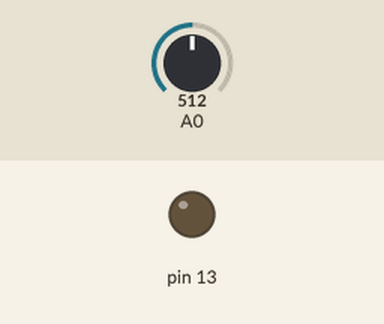
A sketch run on a simulated Arduino Uno, built with avr-gcc and run on an emulated ATmega328P. Shown: output pins drawn as LEDs (lit = HIGH). The inputs (shaded band) are chosen by the test bench; at power-on: A0 = 512.

Above: at 1.2 s.
1.3 s: A0 set to 417
2.8 s: A0 set to 388
At 3.6 s:
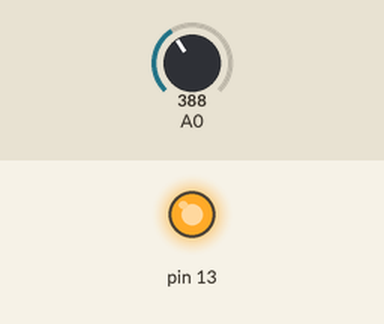
4.3 s: A0 set to 410
At 4.7 s:
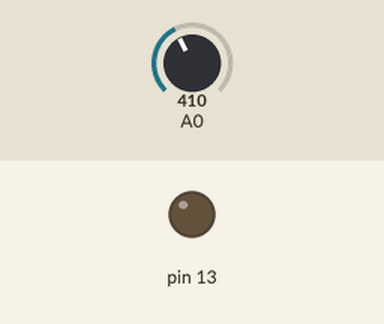
5.8 s: A0 set to 390
At 7.1 s:
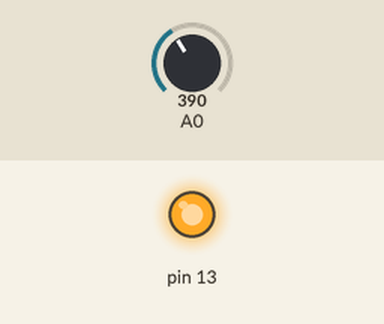
Timing chart, 0 to 8.3 s (numbered marks = the images above; inputs shaded):
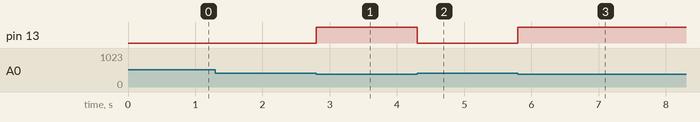

The sketch:

Ambient_Light_Sensor.ino
```cpp
void setup() {
  // put your setup code here, to run once:
  pinMode(13,OUTPUT);
}

void loop() {
  // put your main code here, to run repeatedly:
  int light = analogRead(A0);
  if(light < 400)
    digitalWrite(13,HIGH);
  else
    digitalWrite(13,LOW);
}
```

Measured:
- the behaviour switches between 400 and 399 on A0 (found by bisection; images 0 and 1)
- after the input at 1.3 s, every drawn part: stays the same
- after the input at 2.8 s, pin 13: LOW → HIGH at once
- after the input at 4.3 s, pin 13: HIGH → LOW at once
- after the input at 5.8 s, pin 13: LOW → HIGH at once
